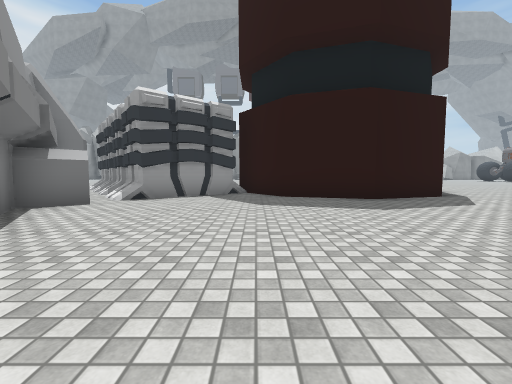
view 1 (above)

17 first-person views from a walk through a Unity game level. The camera is 1.2 m above the floor, tilts 4° down and sees 90° across. The floor is counted in squares, 2 m on a side. Each view is taken from the middle of a square. On the plan, view 1 faces up. The plan holds only what a view shows up to about 9 squares ahead; the rest is blank. The place goes on beyond the plan. The player character is not drawn. Some surface patterns are stand-ins.

view 2
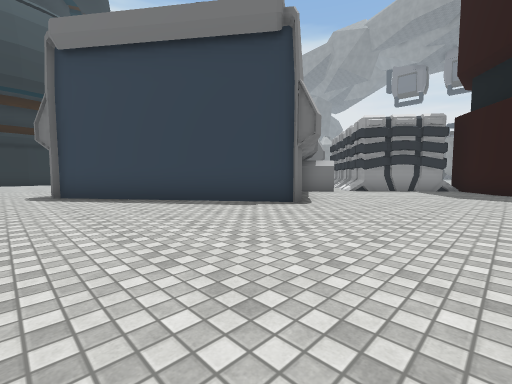

view 3
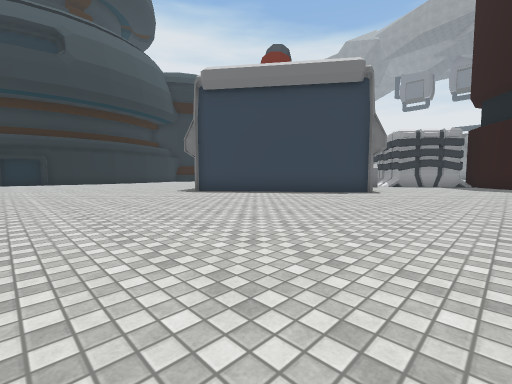

view 4
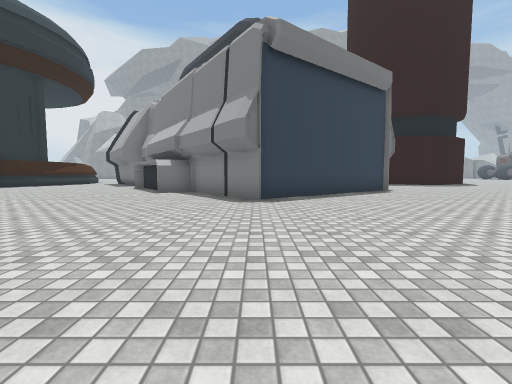

view 5
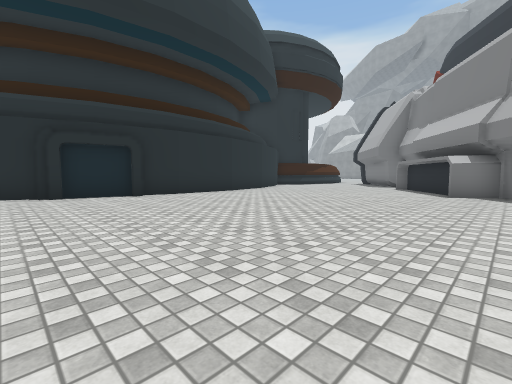

view 6
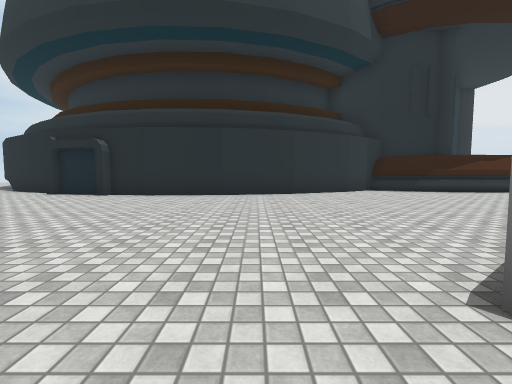

view 7
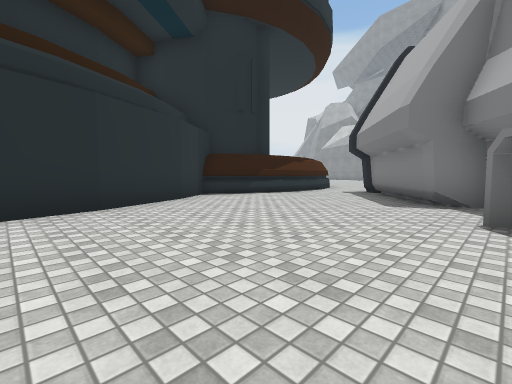

view 8
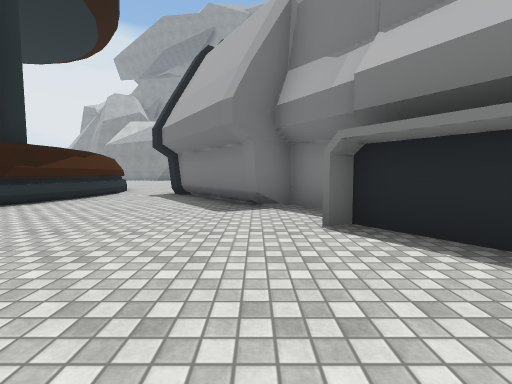

view 9
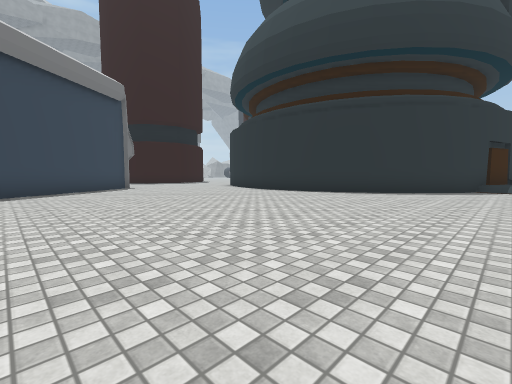

view 10
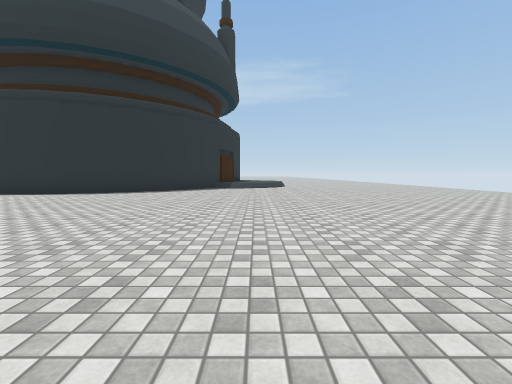

view 11
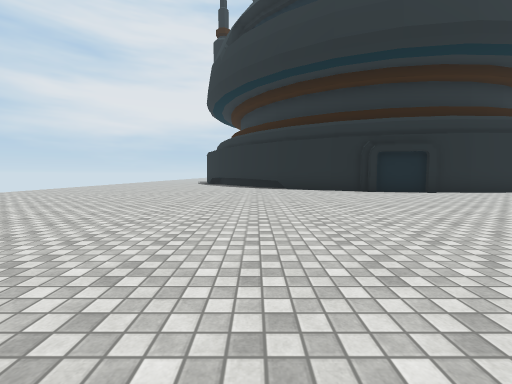

view 12
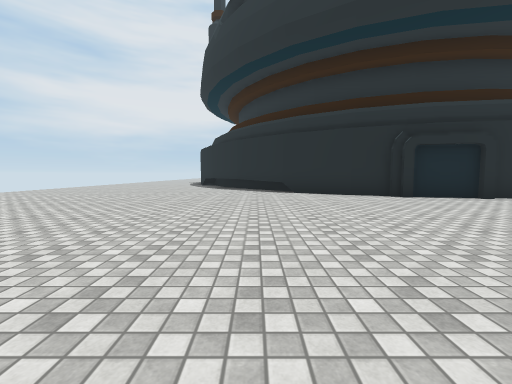

view 13
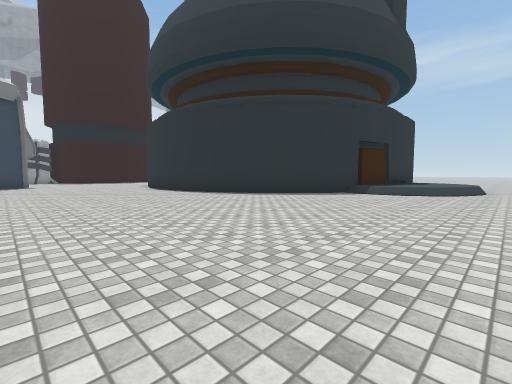

view 14
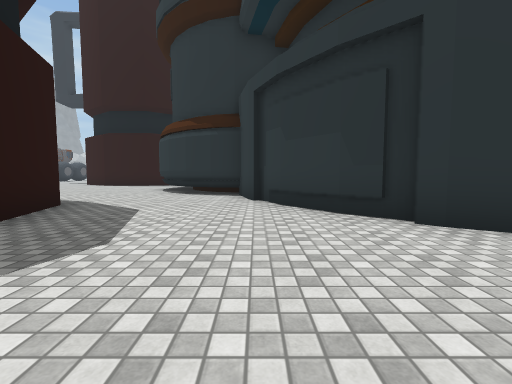

view 15
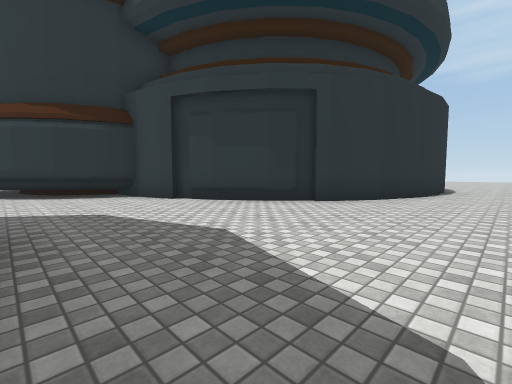

view 16
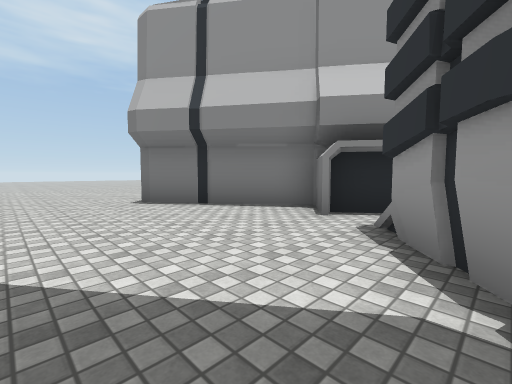

view 17
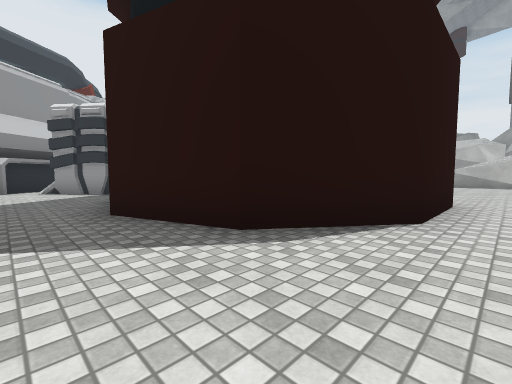

### Floor plan
Points are (right, up) in squares from view 1. A wall is a line through its corners. A room is listed if a view was taken in it or the views show most of it. See-through windows are left out.
Room 1 (views 1, 2, 3, 4, 5, 6, 7, 8, 9, 10, 11, 12, 13, 14, 15, 16, 17)
walls: (-10.2, 0.8) (-11.8, 3.1) (-12.2, 2.9); (1.5, -3) (1.7, -1.5); (1.7, -1.6) (2.2, -0.2); (1.9, -5.6) (1.5, -4.2) (1.5, -2.8); (-16.1, -4.1) (-16.3, -5.2); (-16.4, -5.3) (-16.8, -7.4); (-16.3, -1.9) (-16.2, -4.1); (-11.8, 4.3) (-12.3, 5) (-13, 4.6); (2.4, -6.7) (1.8, -5.5); (2.1, -0.4) (2.9, 0.9); (-3.3, 5.1) (-4.2, 4.4) (-2.2, 1.5) (-7.1, -2) (-9.2, 0.8) (-10.1, 0.1); (-16.9, -7.2) (-17.3, -8.3); (-4.6, 6.3) (-3.7, 5); (-13.1, 4.7) (-15.4, 7.9); (-16.8, 0.2) (-16.3, -2); (3.2, -7.9) (2.3, -6.6); (-17.3, -8.2) (-18.4, -10); (3.2, 0.9) (3.9, 1.7); (4.2, -8.7) (3.2, -7.8); (3.8, 1.7) (4.9, 2.5) (6.2, 3.1); (-17.7, 2.2) (-16.8, 0.1); (5.4, -9.5) (4.1, -8.7); (-18.1, 3.9) (-18.6, 3.3) (-17.7, 2.1); (-0.4, 8) (-3.1, 5.9); (-17.5, 5.1) (-18.2, 3.7); (-17.2, 6.5) (-17.6, 4.9); (6, 3.1) (7.4, 3.5); (6.7, -9.9) (5.4, -9.4); (-17.4, 7.9) (-17.3, 6.4); (7.1, 3.4) (7.3, 4.4); (7.3, 4.3) (7.7, 5.2); (-17.7, 9) (-17.3, 7.8); (7.6, 5.1) (8.3, 5.8); (8.2, 5.7) (9, 6.3); (6.3, 8.6) (5, 6.8) (2.9, 6.1) (0.8, 6.8) (-0.6, 8.6)
low walls: (-12.6, 4.8) (-13.1, 4.7); (-13.3, 4.5) (-14.7, 6.4); (-2.7, 6.1) (-3.2, 6); (-0.5, 8.2) (-0.7, 7.7); (8.5, 4) (8.7, 4.4) (9.1, 4.9)
ways out: opening at (-16.5, 8.5); opening at (4.3, -12); opening at (7.5, 6.5)

Positions as (right, up) in squares from view 1, and headings:
1: (0, 0), facing up
2: (1, -3), facing up-left
3: (1, -7), facing up-left
4: (-7, -8), facing up
5: (-9, -8), facing up-left
6: (-9, -1), facing left
7: (-12, -1), facing up-left
8: (-13, 0), facing up
9: (-6, -10), facing up-right
10: (-6, -11), facing right
11: (-8, -11), facing left
12: (-10, -11), facing left
13: (-3, -13), facing up-right
14: (0, 3), facing right
15: (0, 6), facing down-right
16: (0, 7), facing down-left
17: (7, 5), facing up-left
